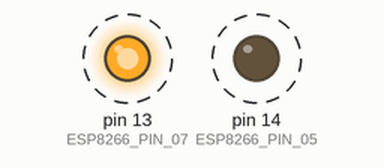
A sketch run on a simulated Arduino Uno, built with avr-gcc and run on an emulated ATmega328P. Shown: output pins drawn as LEDs (lit = HIGH). Dashed ring = blinking. What the sketch prints to the serial monitor is not drawn.

Above: at 0.6 s.
Timing chart, 0 to 4.7 s (numbered marks = the images above):
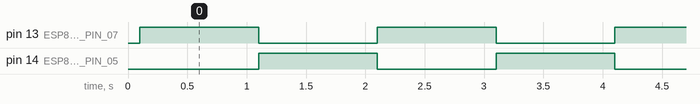

Measured:
- by itself, pin 13 (ESP8266_PIN_07), pin 14 (ESP8266_PIN_05): alternates HIGH for 1.0 s and LOW for 1.0 s

The sketch:

LabE_ConnectThePump.ino
```cpp
/*
  LAB E: Connecting the Pump
  Alternates between LED on and pump on.
*/

// Serial Monitor Bit Rate Setup
#define MONITOR_BIT_RATE 115200

// ESP8266EX Setup
#define GPIO_000 00
#define GPIO_001 01
#define GPIO_002 02
#define GPIO_003 03
#define GPIO_004 04
#define GPIO_005 05
#define GPIO_006 06
#define GPIO_007 07
#define GPIO_008 08
#define GPIO_009 09
#define GPIO_010 10
#define GPIO_011 11
#define GPIO_012 12
#define GPIO_013 13
#define GPIO_014 14
#define GPIO_015 15
#define GPIO_016 16

#define ESP8266_PIN_00 GPIO_016
#define ESP8266_PIN_01 GPIO_005
#define ESP8266_PIN_02 GPIO_004
#define ESP8266_PIN_03 GPIO_000
#define ESP8266_PIN_04 GPIO_002
#define ESP8266_PIN_05 GPIO_014
#define ESP8266_PIN_06 GPIO_012
#define ESP8266_PIN_07 GPIO_013
#define ESP8266_PIN_08 GPIO_015

// Note: The setup function runs once when you press reset or power the board
void setup() {

  Serial.begin(MONITOR_BIT_RATE);
  Serial.println("Connecting the pump\n");
  delay(100);

  // Initialize digital pin LED_BUILTIN as an output
  pinMode(ESP8266_PIN_05, OUTPUT);
  pinMode(ESP8266_PIN_07, OUTPUT);
}

bool ledState = HIGH;

// The loop function runs over and over again forever
void loop() {

    Serial.println("Alternates between LED on and pump on \n");

    ledState = ! ledState;

    digitalWrite(ESP8266_PIN_05, ledState);
    digitalWrite(ESP8266_PIN_07, !ledState);

    delay(1000);
}
```
